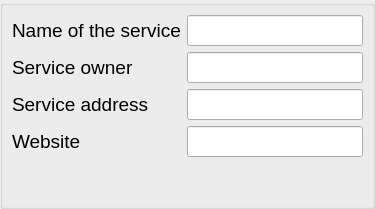
     <widget class="QWidget" name="tab_5">
      <attribute name="icon">
       <iconset resource="../../resources.qrc">
        <normaloff>:/PNG/IMG/settings.png</normaloff>:/PNG/IMG/settings.png</iconset>
      </attribute>
      <attribute name="title">
       <string>Global settings</string>
      </attribute>
      <layout class="QGridLayout" name="gridLayout_8">
       <property name="leftMargin">
        <number>0</number>
       </property>
       <property name="topMargin">
        <number>0</number>
       </property>
       <property name="rightMargin">
        <number>0</number>
       </property>
       <property name="bottomMargin">
        <number>0</number>
       </property>
       <property name="spacing">
        <number>4</number>
       </property>
       <item row="0" column="0">
        <widget class="QGroupBox" name="groupBox_5">
         <property name="title">
          <string/>
         </property>
         <layout class="QGridLayout" name="gridLayout_13">
          <item row="1" column="0">
           <widget class="QLabel" name="label_13">
            <property name="minimumSize">
             <size>
              <width>0</width>
              <height>30</height>
             </size>
            </property>
            <property name="font">
             <font>
              <pointsize>14</pointsize>
             </font>
            </property>
            <property name="text">
             <string>Service owner</string>
            </property>
           </widget>
          </item>
          <item row="3" column="1">
           <widget class="QLineEdit" name="lineEdit_service_website">
            <property name="minimumSize">
             <size>
              <width>0</width>
              <height>30</height>
             </size>
            </property>
            <property name="font">
             <font>
              <pointsize>14</pointsize>
             </font>
            </property>
            <property name="focusPolicy">
             <enum>Qt::ClickFocus</enum>
            </property>
           </widget>
          </item>
          <item row="2" column="0">
           <widget class="QLabel" name="label_14">
            <property name="minimumSize">
             <size>
              <width>0</width>
              <height>30</height>
             </size>
            </property>
            <property name="font">
             <font>
              <pointsize>14</pointsize>
             </font>
            </property>
            <property name="text">
             <string>Service address</string>
            </property>
           </widget>
          </item>
          <item row="3" column="0">
           <widget class="QLabel" name="label_9">
            <property name="minimumSize">
             <size>
              <width>0</width>
              <height>30</height>
             </size>
            </property>
            <property name="font">
             <font>
              <pointsize>14</pointsize>
             </font>
            </property>
            <property name="text">
             <string>Website</string>
            </property>
           </widget>
          </item>
          <item row="0" column="1">
           <widget class="QLineEdit" name="lineEdit_service_name">
            <property name="minimumSize">
             <size>
              <width>0</width>
              <height>30</height>
             </size>
            </property>
            <property name="font">
             <font>
              <pointsize>14</pointsize>
             </font>
            </property>
            <property name="focusPolicy">
             <enum>Qt::ClickFocus</enum>
            </property>
           </widget>
          </item>
          <item row="2" column="1">
           <widget class="QLineEdit" name="lineEdit_service_adress">
            <property name="minimumSize">
             <size>
              <width>0</width>
              <height>30</height>
             </size>
            </property>
            <property name="font">
             <font>
              <pointsize>14</pointsize>
             </font>
            </property>
            <property name="focusPolicy">
             <enum>Qt::ClickFocus</enum>
            </property>
           </widget>
          </item>
          <item row="0" column="0">
           <widget class="QLabel" name="label_15">
            <property name="minimumSize">
             <size>
              <width>0</width>
              <height>30</height>
             </size>
            </property>
            <property name="font">
             <font>
              <pointsize>14</pointsize>
             </font>
            </property>
            <property name="text">
             <string>Name of the service</string>
            </property>
           </widget>
          </item>
          <item row="1" column="1">
           <widget class="QLineEdit" name="lineEdit_service_owner">
            <property name="minimumSize">
             <size>
              <width>0</width>
              <height>30</height>
             </size>
            </property>
            <property name="font">
             <font>
              <pointsize>14</pointsize>
             </font>
            </property>
            <property name="focusPolicy">
             <enum>Qt::ClickFocus</enum>
            </property>
           </widget>
          </item>
          <item row="4" column="0" colspan="2">
           <spacer name="verticalSpacer_3">
            <property name="orientation">
             <enum>Qt::Vertical</enum>
            </property>
            <property name="sizeHint" stdset="0">
             <size>
              <width>20</width>
              <height>40</height>
             </size>
            </property>
           </spacer>
          </item>
         </layout>
        </widget>
       </item>
      </layout>
     </widget>
